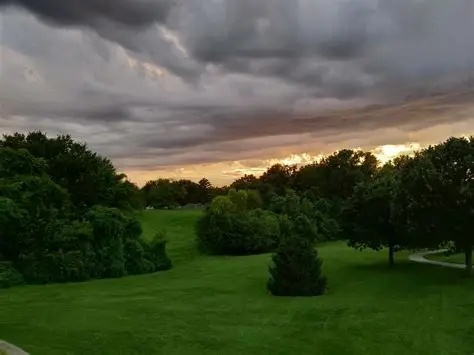
#> input picture base/output.jpg, 474 x 355 px
$ jupyter execute gray_scale_image.ipynb
#> lines starting #> are read from the running program, lines starting #| are printed output that depends on the picture
[cell 1]
import cv2 as cv

# Read image basic(BRG)
image = cv.imread("./output.jpg")
#> image is the input picture: shape (355, 474, 3); mean B, G, R 60.5, 82.3, 75.2
cv.imshow("basic", image)
cv.waitKey()
print(image.shape)
#| (355, 474, 3)

[cell 2]
image_gray = cv.cvtColor(image, cv.COLOR_BGR2GRAY)
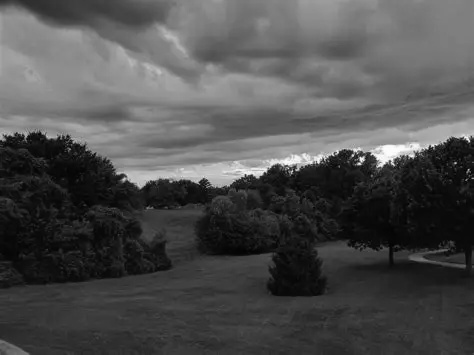
#> image_gray: shape (355, 474); min 1, max 254, mean 77.7
cv.imshow("gray", image_gray)
cv.waitKey()
cv.destroyAllWindows()

[cell 3]
# Read image gray_scale
image = cv.imread("./output.jpg", 0)
#> image: shape (355, 474); min 0, max 255, mean 77.7
cv.imshow("GRAY_SCALE", image)
cv.waitKey()
cv.destroyAllWindows()
print(image.shape)
#| (355, 474)

[cell 4]
import matplotlib.pyplot as plt

image = cv.imread("./output.jpg", 0)
plt.imshow(image) # show based heatmap
plt.imshow(image, cmap="gray")
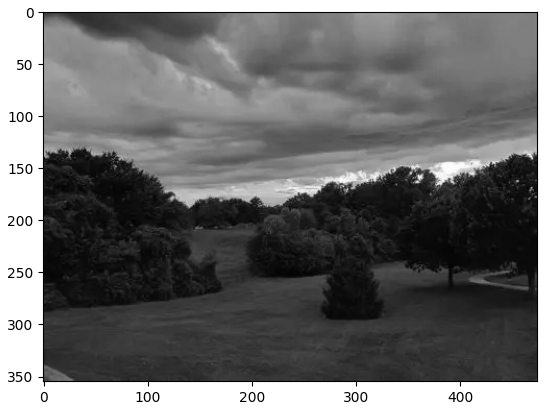
#> figure drawn by matplotlib, 1 panel

[cell 5]
image = cv.imread("./output.jpg")

B, G, R = image[10, 50]
#> B = 57; G = 52; R = 51
print(B, R, G)
#| 57 51 52
print("shape", image.shape)
#| shape (355, 474, 3)

[cell 6]
image_gray = cv.imread("output.jpg", 0)
print(image_gray[10, 50])
#| 52
print("shape:", image_gray.shape)
#| shape: (355, 474)

[cell 7]
round(0.2989 * R + 0.5870 * G + 0.1140 * B)
#> Out = 52

[cell 8]
# Convert BRG image to gray scale:
new_image = image[:,:,0]//3 + image[...,1] + image[...,2]
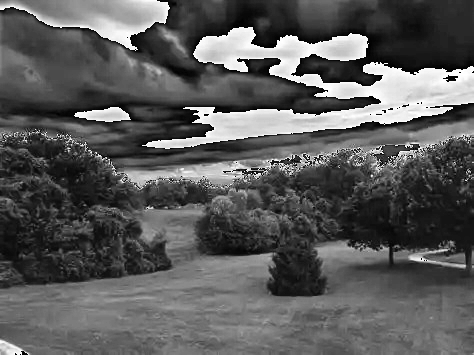
#> new_image: shape (355, 474); min 0, max 255, mean 89.8
print(new_image.shape)
#| (355, 474)
plt.imshow(new_image, cmap="gray")
